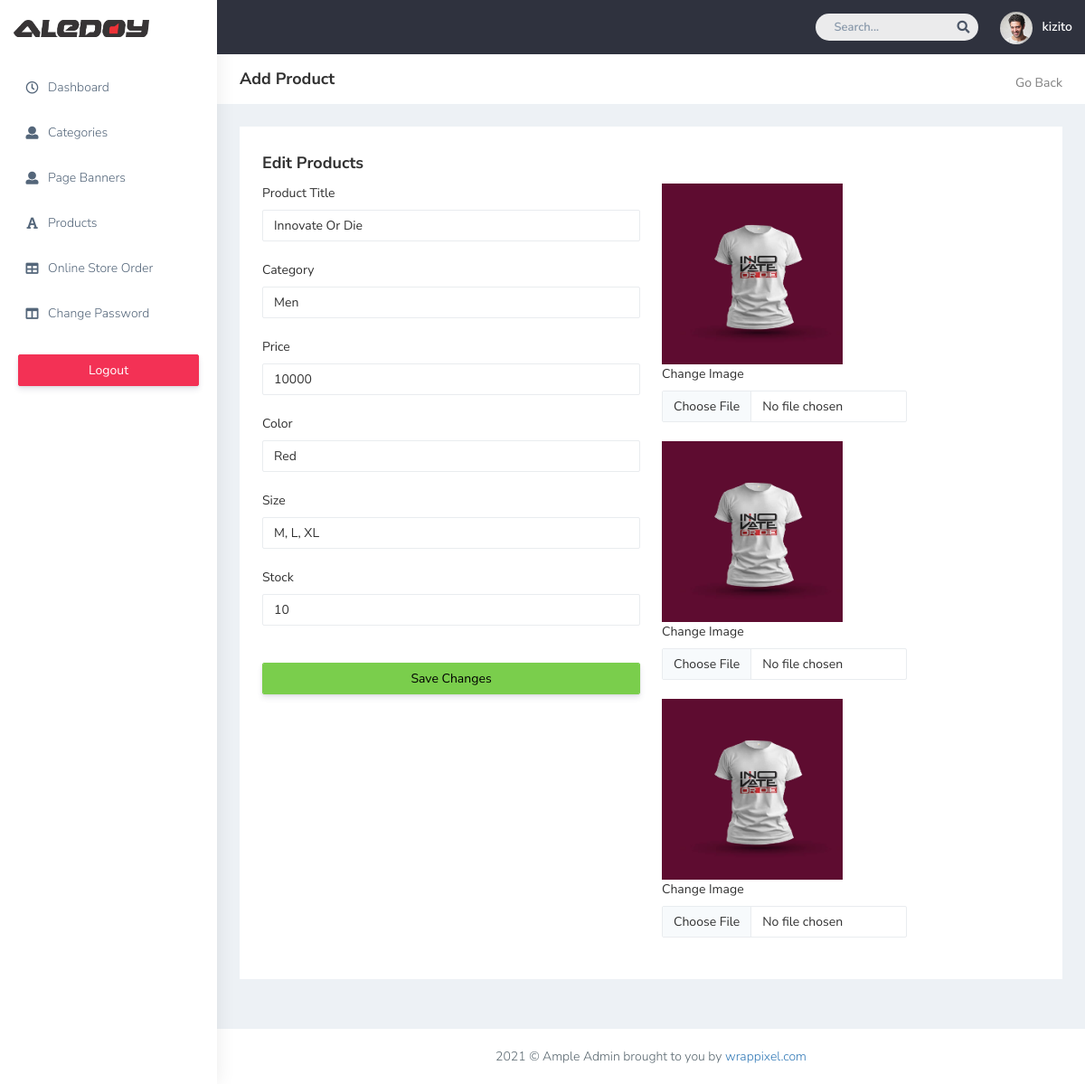
/admin/edit_products.php?id=2 (signed in), run on the app's committed database.
### tables this page shows
CREATE TABLE `products` (
  `id` int(6) UNSIGNED NOT NULL,
  `title` varchar(70) DEFAULT NULL,
  `cat_id` varchar(100) DEFAULT NULL,
  `price` varchar(40) DEFAULT NULL,
  `color` varchar(29) DEFAULT NULL,
  `size` varchar(50) DEFAULT NULL,
  `stock` varchar(20) DEFAULT NULL,
  `image_1` varchar(200) DEFAULT NULL,
  `image_2` varchar(200) DEFAULT NULL,
  `image_3` varchar(200) DEFAULT NULL,
  `image_4` varchar(200) DEFAULT NULL,
  `image_5` varchar(200) DEFAULT NULL
);

CREATE TABLE `categories` (
  `id` int(6) UNSIGNED NOT NULL,
  `cat_name` varchar(80) DEFAULT NULL
);

### admin/fns.php (called while the page is built, shortened)
<?php
    function get_category_name($cat_id)
    {
        global $conn;
        $query = "select * from categories where id = '$cat_id'";
        $result = mysqli_query($conn,$query);
        $row = mysqli_fetch_array($result);
        $cat_name = $row['cat_name'];
        return $cat_name;
    }
?>

### admin/edit_products.php (the view, shortened to what this page needs)
<?php
include('connect.php');
require_once('fns.php');
if($_GET['id'])
{
    $id = $_GET['id'];
}
$query = "select * from products where id  = '$id'";
$result = mysqli_query($conn,$query);
$row = mysqli_fetch_array($result);
?>
<!DOCTYPE html>
<html dir="ltr" lang="en">
<head>
   <link href="css/style.min.css" rel="stylesheet">
   <link href="css/mystyle.css" rel="stylesheet">
</head>
<body>
    <div id="main-wrapper" data-layout="vertical" data-navbarbg="skin5" data-sidebartype="full"
        data-sidebar-position="absolute" data-header-position="absolute" data-boxed-layout="full">
        <header class="topbar" data-navbarbg="skin5">
            <nav class="navbar top-navbar navbar-expand-md navbar-dark">
                <div class="navbar-header" data-logobg="skin6">
                    <a class="navbar-brand" href="dashboard.php">
                        <span class="logo-text">
                            <img src="plugins/images/Aledoy_Logo.png" style="width: 150px;" alt="homepage" />
                        </span>
                    </a>
                </div>
                <div class="navbar-collapse collapse" id="navbarSupportedContent" data-navbarbg="skin5">
                    <ul class="navbar-nav ms-auto d-flex align-items-center">
                        <li class=" in">
                            <form role="search" class="app-search d-none d-md-block me-3">
                                <input type="text" placeholder="Search..." class="form-control mt-0">
                                <a href="" class="active">
                                    <i class="fa fa-search"></i>
                                </a>
                            </form>
                        </li>
                        <li>
                            <a class="profile-pic" href="#">
                                <img src="plugins/images/users/varun.jpg" alt="user-img" width="36"
                                    class="img-circle"><span class="text-white font-medium"><?php echo $_SESSION['valid_user'] ?></span></a>
                        </li>
                    </ul>
                </div>
            </nav>
        </header>
        <aside class="left-sidebar" data-sidebarbg="skin6">
            <div class="scroll-sidebar">
                <?php include('sidenav.php'); ?>
            </div>
        </aside>
        <div class="page-wrapper" style="min-height: 250px;">
            <div class="page-breadcrumb bg-white">
                <div class="row align-items-center">
                    <div class="col-lg-3 col-md-4 col-sm-4 col-xs-12">
                        <h4 class="page-title">Add Product</h4>
                    </div>
                    <div class="col-lg-9 col-sm-8 col-md-8 col-xs-12">
                        <div class="d-md-flex">
                            <ol class="breadcrumb ms-auto">
                                <li><a href="javascript:history.back();" class="fw-normal">Go Back</a></li>
                            </ol>
                        </div>
                    </div>
                </div>
            </div>
            <div class="container-fluid">
                <div class="row">
                    <div class="col-md-12">
                        <div class="white-box">
                            <h3 class="box-title">Edit Products</h3>
                            <form action="proc-edit-product.php" method="post" enctype="multipart/form-data">
                            <div class="row">
                                <div class="col-md-6">
                                    <div class="myfields">
                                    <label>Product Title</label>
                                        <input type="text" name="product_title" value="<?php echo $row['title']; ?>" class="form-control"><br>
                                        <label>Category</label>
                                        <select name="cat" class="form-control" require>
                                        <option value="<?php echo $row['cat_id']; ?>"><?php echo get_category_name($row['cat_id']); ?></option>
                                        </select><br>
                                        <label>Price</label>
                                        <input type="text" name="price" value="<?php echo $row['price']; ?>" class="form-control"><br>
                                        <label>Color</label>
                                        <input type="text" name="color" value="<?php echo $row['color']; ?>" class="form-control"><br>
                                        <label>Size</label>
                                        <input type="text" name="size" value="<?php echo $row['size']; ?>" class="form-control"><br>
                                        <label>Stock</label>
                                        <input type="text" name="stock" value="<?php echo $row['stock']; ?>" class="form-control"><br>
                                    </div>
                                    <div class="myfields">
                                        <input type="submit" value="Save Changes" class="form-control btn btn-success">
                                    </div>
                                </div>
                                <div class="col-md-4">
                                    <img src="<?php echo $row['image_1']; ?>" style="width:200px;"><br>
                                    <label>Change Image</label>
                                        <input type="file" name="product_image" class="form-control"><br>
                                    <img src="<?php echo $row['image_2']; ?>" style="width:200px;"><br>
                                    <label>Change Image</label>
                                        <input type="file" name="product_image2" class="form-control"><br>
                                    <img src="<?php echo $row['image_3']; ?>" style="width:200px;"><br>
                                    <label>Change Image</label>
                                        <input type="file" name="product_image3" class="form-control"><br>
                                </div>
                            </div>
                            </form>
                        </div>
                    </div>
                </div>
            </div>
            <footer class="footer text-center"> 2021 © Ample Admin brought to you by <a
                    href="https://www.wrappixel.com/">wrappixel.com</a>
            </footer>
        </div>
    </div>
</body>
</html>

### admin/css/mystyle.css (style rules this page uses)
.myfields { margin-bottom: 20px; }

### data on the page
products: product_title "Innovate Or Die", cat "Men", price "10000", color "Red", size "M, L, XL", stock "10", image_1 (picture), image_2 (picture), image_3 (picture)

### other printed values
$_SESSION['valid_user'] "kizito"
